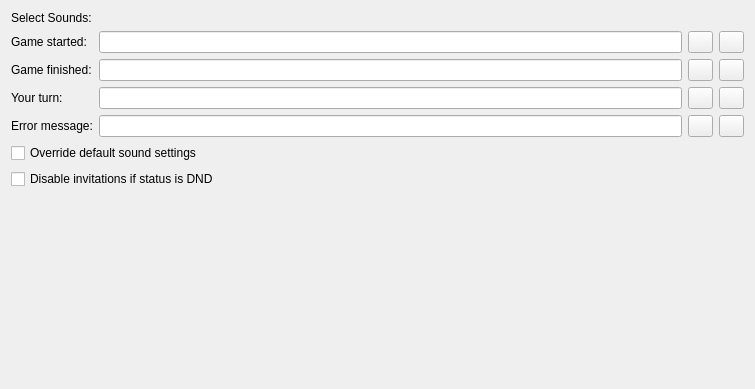
<?xml version="1.0" encoding="UTF-8"?>
<ui version="4.0">
 <class>options</class>
 <widget class="QWidget" name="options">
  <property name="geometry">
   <rect>
    <x>0</x>
    <y>0</y>
    <width>755</width>
    <height>389</height>
   </rect>
  </property>
  <property name="windowTitle">
   <string>Form</string>
  </property>
  <layout class="QVBoxLayout" name="verticalLayout_2">
   <item>
    <widget class="QLabel" name="label_5">
     <property name="text">
      <string>Select Sounds:</string>
     </property>
    </widget>
   </item>
   <item>
    <layout class="QHBoxLayout" name="horizontalLayout">
     <item>
      <layout class="QVBoxLayout" name="verticalLayout">
       <item>
        <widget class="QLabel" name="label">
         <property name="text">
          <string>Game started:</string>
         </property>
        </widget>
       </item>
       <item>
        <widget class="QLabel" name="label_2">
         <property name="text">
          <string>Game finished:</string>
         </property>
        </widget>
       </item>
       <item>
        <widget class="QLabel" name="label_3">
         <property name="text">
          <string>Your turn:</string>
         </property>
        </widget>
       </item>
       <item>
        <widget class="QLabel" name="label_4">
         <property name="text">
          <string>Error message:</string>
         </property>
        </widget>
       </item>
      </layout>
     </item>
     <item>
      <layout class="QGridLayout" name="gridLayout">
       <item row="0" column="0">
        <widget class="QLineEdit" name="le_start">
         <property name="sizePolicy">
          <sizepolicy hsizetype="MinimumExpanding" vsizetype="Fixed">
           <horstretch>0</horstretch>
           <verstretch>0</verstretch>
          </sizepolicy>
         </property>
        </widget>
       </item>
       <item row="0" column="1">
        <widget class="QPushButton" name="select_start">
         <property name="maximumSize">
          <size>
           <width>25</width>
           <height>25</height>
          </size>
         </property>
         <property name="text">
          <string/>
         </property>
        </widget>
       </item>
       <item row="0" column="2">
        <widget class="QPushButton" name="play_start">
         <property name="maximumSize">
          <size>
           <width>25</width>
           <height>25</height>
          </size>
         </property>
         <property name="text">
          <string/>
         </property>
        </widget>
       </item>
       <item row="1" column="0">
        <widget class="QLineEdit" name="le_finish">
         <property name="sizePolicy">
          <sizepolicy hsizetype="MinimumExpanding" vsizetype="Fixed">
           <horstretch>0</horstretch>
           <verstretch>0</verstretch>
          </sizepolicy>
         </property>
        </widget>
       </item>
       <item row="1" column="1">
        <widget class="QPushButton" name="select_finish">
         <property name="maximumSize">
          <size>
           <width>25</width>
           <height>25</height>
          </size>
         </property>
         <property name="text">
          <string/>
         </property>
        </widget>
       </item>
       <item row="1" column="2">
        <widget class="QPushButton" name="play_finish">
         <property name="maximumSize">
          <size>
           <width>25</width>
           <height>25</height>
          </size>
         </property>
         <property name="text">
          <string/>
         </property>
        </widget>
       </item>
       <item row="2" column="0">
        <widget class="QLineEdit" name="le_move">
         <property name="sizePolicy">
          <sizepolicy hsizetype="MinimumExpanding" vsizetype="Fixed">
           <horstretch>0</horstretch>
           <verstretch>0</verstretch>
          </sizepolicy>
         </property>
        </widget>
       </item>
       <item row="2" column="1">
        <widget class="QPushButton" name="select_move">
         <property name="maximumSize">
          <size>
           <width>25</width>
           <height>25</height>
          </size>
         </property>
         <property name="text">
          <string/>
         </property>
        </widget>
       </item>
       <item row="2" column="2">
        <widget class="QPushButton" name="play_move">
         <property name="maximumSize">
          <size>
           <width>25</width>
           <height>25</height>
          </size>
         </property>
         <property name="text">
          <string/>
         </property>
        </widget>
       </item>
       <item row="3" column="0">
        <widget class="QLineEdit" name="le_error">
         <property name="sizePolicy">
          <sizepolicy hsizetype="MinimumExpanding" vsizetype="Fixed">
           <horstretch>0</horstretch>
           <verstretch>0</verstretch>
          </sizepolicy>
         </property>
        </widget>
       </item>
       <item row="3" column="1">
        <widget class="QPushButton" name="select_error">
         <property name="maximumSize">
          <size>
           <width>25</width>
           <height>25</height>
          </size>
         </property>
         <property name="text">
          <string/>
         </property>
        </widget>
       </item>
       <item row="3" column="2">
        <widget class="QPushButton" name="play_error">
         <property name="maximumSize">
          <size>
           <width>25</width>
           <height>25</height>
          </size>
         </property>
         <property name="text">
          <string/>
         </property>
        </widget>
       </item>
      </layout>
     </item>
    </layout>
   </item>
   <item>
    <widget class="QCheckBox" name="cb_sound_override">
     <property name="toolTip">
      <string>If checked, the sound will always enabled (or disabled)</string>
     </property>
     <property name="text">
      <string>Override default sound settings</string>
     </property>
    </widget>
   </item>
   <item>
    <widget class="QCheckBox" name="cb_disable_dnd">
     <property name="text">
      <string>Disable invitations if status is DND</string>
     </property>
    </widget>
   </item>
   <item>
    <spacer name="verticalSpacer">
     <property name="orientation">
      <enum>Qt::Vertical</enum>
     </property>
     <property name="sizeHint" stdset="0">
      <size>
       <width>20</width>
       <height>0</height>
      </size>
     </property>
    </spacer>
   </item>
   <item>
    <widget class="QLabel" name="wiki">
     <property name="text">
      <string/>
     </property>
    </widget>
   </item>
  </layout>
 </widget>
 <resources/>
 <connections/>
</ui>
